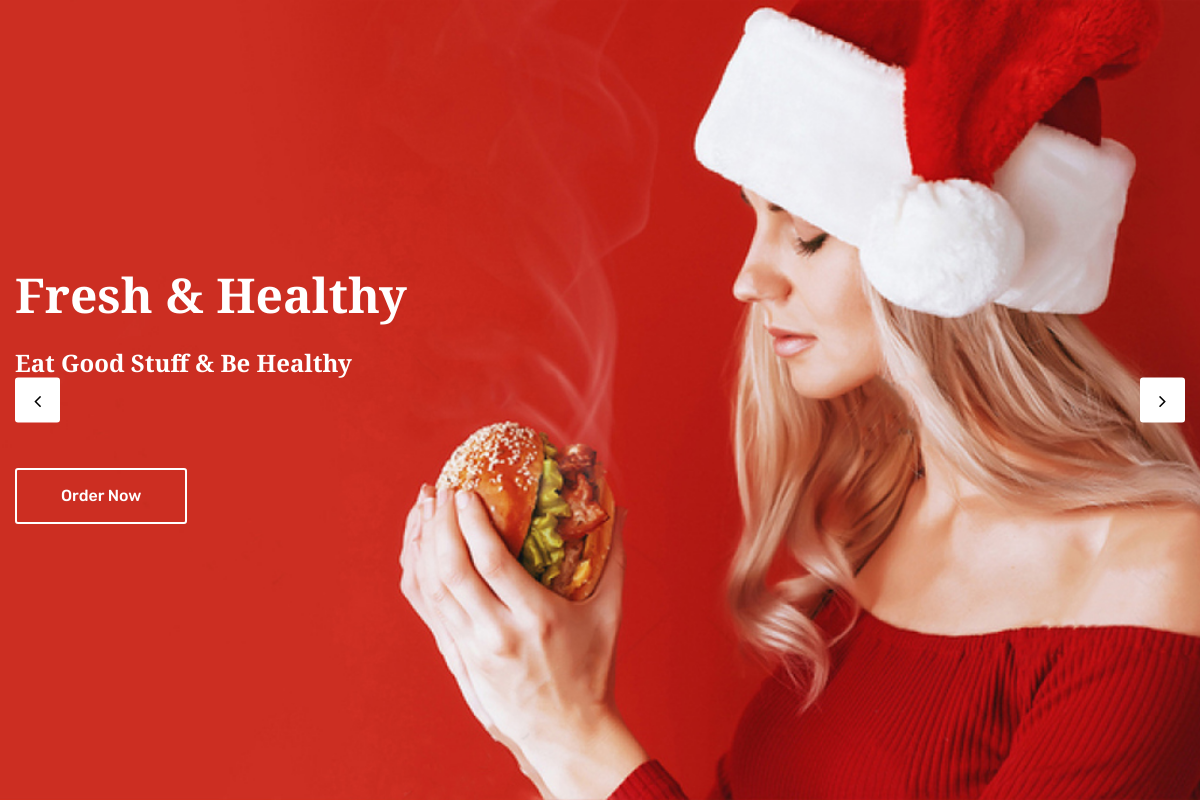
The page / on the database its author committed.
### tables this page shows
CREATE TABLE `banner` (
  `b_id` int(11) NOT NULL,
  `b_heading` varchar(255) NOT NULL,
  `b_sub_heading` varchar(255) NOT NULL,
  `b_link` varchar(20) NOT NULL,
  `b_link_text` varchar(50) NOT NULL,
  `b_image` varchar(255) NOT NULL,
  `b_added_on` datetime NOT NULL,
  `b_status` int(11) NOT NULL
);

### index.php (the view, shortened to what this page needs)
<?php
require('include/functions.inc.php');
?>
<!DOCTYPE html>
<html class="no-js" lang="zxx">
    <head>
        <link rel="stylesheet" href="assets/css/bootstrap.min.css" />
        <link rel="stylesheet" href="assets/css/animate.css" />
        <link rel="stylesheet" href="assets/css/owl.carousel.min.css" />
        <link rel="stylesheet" href="assets/css/font-awesome.min.css" />
        <link rel="stylesheet" href="assets/css/style.css" />
        <link rel="stylesheet" href="assets/css/responsive.css" />
        <link rel="stylesheet" href="assets/css/custom-css.css" />
    </head>
    <body>
        <div class="slider-area">
            <div class="slider-active owl-dot-style owl-carousel">
                <?php
                    $sql = "select * from banner where b_status = 1 order by b_id desc";
                    $res = mysqli_query($con, $sql);
                    while($row = mysqli_fetch_assoc($res)) {
                ?>
                <div class="single-slider pt-210 pb-220 bg-img" style="background-image: url(<?php echo BANNER_IMG_DISPLAY_PATH.$row['b_image'] ?>);">
                    <div class="container">
                        <div class="slider-content slider-animated-1">
                            <h1 class="animated"><?php echo $row['b_heading'] ?></h1>
                            <h3 class="animated"><?php echo $row['b_sub_heading'] ?></h3>
                            <div class="slider-btn mt-90">
                                <a class="animated" href="<?php echo $row['b_link'] ?>"><?php echo $row['b_link_text'] ?></a>
                            </div>
                        </div>
                    </div>
                </div>
                <?php } ?>
            </div>
        </div>
    </body>
</html>

### assets/css/custom-css.css (style rules this page uses)
.bg-img { height: 100vh !important; display: flex; align-items: center; }

### rows shown on the page
banner: b_image (picture), b_heading "Fresh & Healthy", b_sub_heading "Eat Good Stuff & Be Healthy", b_link_text "Order Now"
